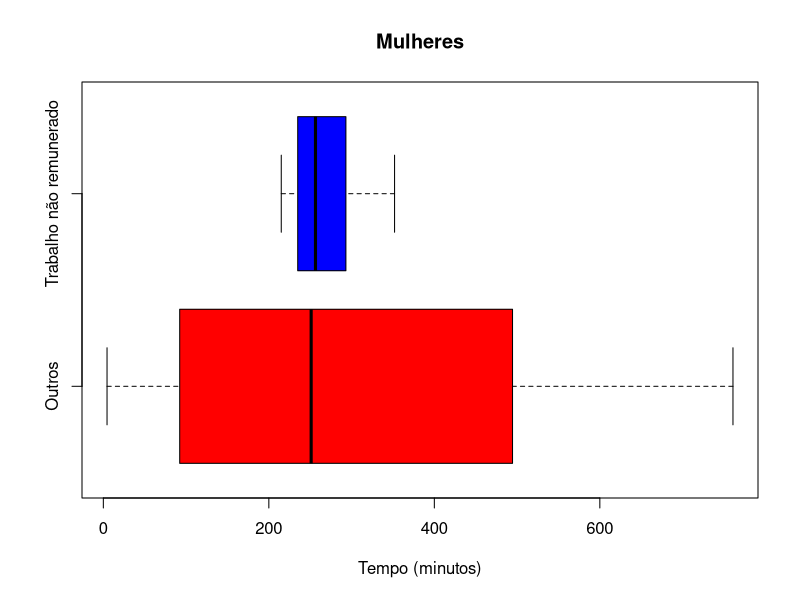

Generate this figure with R:
dados = read.csv("./TIME_USE_24092022.csv")
dados = subset(dados, País != "África do Sul")

outros_mulheres = subset(dados,
                          Ocupação != "Trabalho não remunerado" & Sexo == "Mulheres",
                          select = "Tempo")

nao_remunerado_mulheres = subset(dados,
                                  Ocupação == "Trabalho não remunerado" & Sexo == "Mulheres",
                                  select = "Tempo")


boxplot( c(outros_mulheres, nao_remunerado_mulheres),
        names = c("Outros","Trabalho não remunerado"),
        col = c('red','blue'),
        horizontal = TRUE,
        main = "Mulheres",
        xlab = "Tempo (minutos)")

